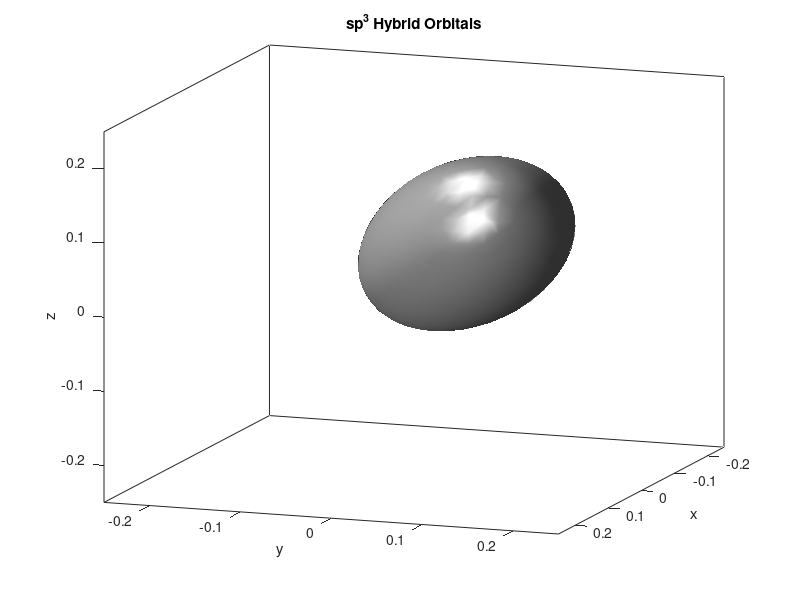

MATLAB code to generate this figure:
%copyright by J. E Hasbun and T. Datta
%hybrid_one_bond.m
%hybrid wavefunctions plotted in units of sqrt(1/[32*pi*a0^3])
%versus distance in units of a0. We work with the 2s, 2p hybridization
%
clear;
N=128;                    %grid points
ul=1.0; us=2.*ul/N;       %range and step size
[x,y,z]=meshgrid(-ul:us:ul,-ul:us:ul,-ul:us:ul);
r=sqrt(x.^2+y.^2+z.^2);   %distance
fr=0.5*exp(-r/2.0);       %fp(r)/r/2 - needed throughout
% One of the hybrids plot follows
figure
ff1=(2.0-r+x+y+z).*fr;    %one hybrid
s=0.95;                   %isosurface value plotted
isosurface(x,y,z,ff1,s);
colormap(gray)
lighting gouraud          %lighting control type for smooth looks
az=110; el=14;
camlight (az,el)          %camera light from azimuth, elevation
view(az,el)
box on
axis ([-0.25 0.25 -0.25 0.25 -0.25 0.25])
xlabel('x')
ylabel('y')
zlabel('z')
title('sp^3 Hybrid Orbitals')
